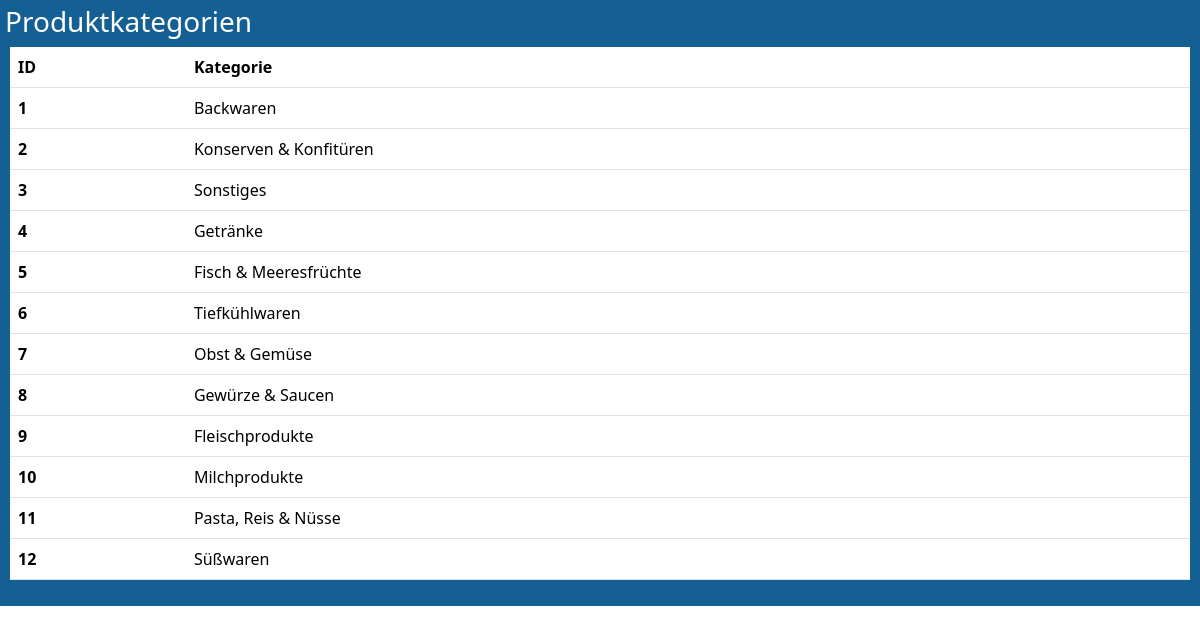
The page /Produktkategorien on the database its author committed.
### model.py (models this page shows)
class Produktkategorien(db.Model):
    __tablename__ = 'produktkategorien'
    ID = db.Column(db.Integer, primary_key=True)
    Kategorie = db.Column(db.String(45))

### app_admin.py (the view)
@admin.route('/Produktkategorien')
def show_produktkategorie():
    produktkategorien_entries = db.session.query(Produktkategorien).all()
    column_names = ["ID", "Kategorie"]
    return render_template('db_table_view.html',entries=produktkategorien_entries, column_names= column_names, title = "Produktkategorien")

### templates/db_table_view.html (shortened to what this page needs)
{% extends "sm_default_import_only.html" %}
{% block content %}
    <div class="dbPage-container">
        <h3>{{title}}</h1>
        <div class = " table-container">
            <table class="table">
                <thead class="thead-light">
                <tr>
                    {% for name in column_names %}
                        <th scope="col">{{ name }}</th>
                    {% endfor %}
                </tr>
                </thead>
                <tbody>
                    {% for entry in entries %}
                        <tr>
                            {% for identifier in column_names %}
                                {% if identifier == "ID" %}
                                    <th scope="row">{{ entry.ID }}</th>
                                {% else %}
                                    <td>{{ entry[identifier]  }}</td>
                                {% endif%}
                            {% endfor %}
                        </tr>
                    {% endfor %}
                </tbody>
            </table>
        </div>
    </div>
{%endblock%}

### static/style.css (style rules this page uses)
header, body, footer { background-color: rgb(24, 115, 180); color: white; height: auto; display: flex; flex-direction: column; }
.dbPage-container { background-color: rgb(20, 95, 148); color: white; flex: 1; overflow: hidden; padding: 5px; height: 75vh; }
.table-container { overflow-y: auto; overflow-x: auto; max-width: 100%; margin: 5px; }
.table { width: 100%; border-collapse: collapse; table-layout: auto; }
td, th { padding : 5px; overflow: hidden; text-overflow: ellipsis; }

### rows shown on the page
Produktkategorien: ID "1", Kategorie "Backwaren"
Produktkategorien: ID "2", Kategorie "Konserven & Konfitüren"
Produktkategorien: ID "3", Kategorie "Sonstiges"
Produktkategorien: ID "4", Kategorie "Getränke"
Produktkategorien: ID "5", Kategorie "Fisch & Meeresfrüchte"
Produktkategorien: ID "6", Kategorie "Tiefkühlwaren"
Produktkategorien: ID "7", Kategorie "Obst & Gemüse"
Produktkategorien: ID "8", Kategorie "Gewürze & Saucen"
Produktkategorien: ID "9", Kategorie "Fleischprodukte"
Produktkategorien: ID "10", Kategorie "Milchprodukte"
Produktkategorien: ID "11", Kategorie "Pasta, Reis & Nüsse"
Produktkategorien: ID "12", Kategorie "Süßwaren"

### other values the page prints
{{ title }} "Produktkategorien"
{{ name }} "ID" "Kategorie"
